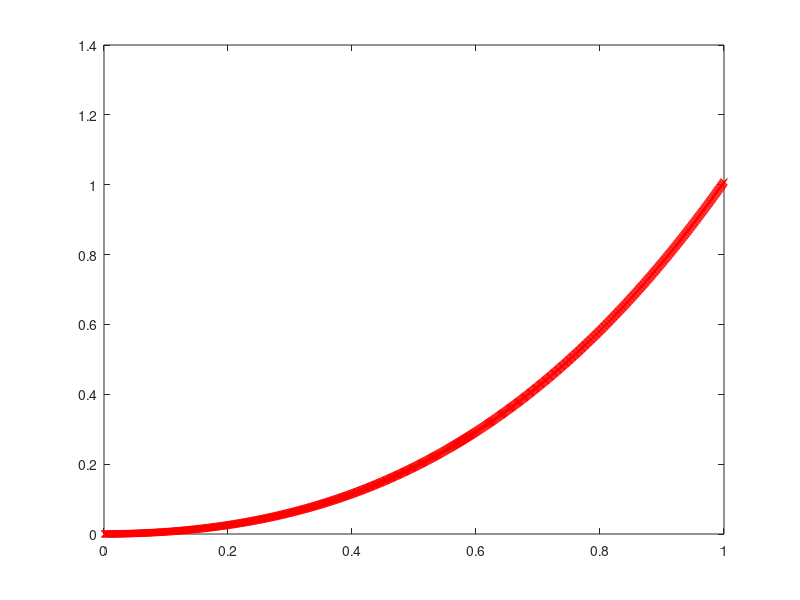

MATLAB code to generate this figure: (Note: this script raises an error after producing the figure.)
clear ; close all; clc





%data%
X=zeros(1000,1);
for num=1:1000
    X(num)=num/1000;


end

Y=(sin(pi*X/200)+X.^2+X.^3)/2;


hold off;
plot(X, Y, 'rx', 'MarkerSize', 5);
X=[X,X.^2,X.^3];
fprintf("plot drawn\n");
pause;
%NN parameters%
input_layer_size = 3;
hidden_layer_size=51;
lables=1;


m = size(X, 1);

Theta1=rand(hidden_layer_size,input_layer_size+1);
Theta2=rand(lables,hidden_layer_size+1);
nn_params = [Theta1(:) ; Theta2(:)];
fprintf("Initialization COmpleted\n");
pause;
%forward Feeding of NN%


fprintf('calculating J\n')

%regularization%
lambda = 1;
J = nnCostFunction(nn_params,input_layer_size,hidden_layer_size, lables,X, Y, lambda)
pause;

%inital parameters



fprintf('\nInitializing Neural Network Parameters ...\n')

initial_Theta1 = randInitializeWeights(input_layer_size,hidden_layer_size)
initial_Theta2 = randInitializeWeights(hidden_layer_size,lables)

% Unroll parameters
initial_nn_params = [initial_Theta1(:) ; initial_Theta2(:)];
J = nnCostFunction(initial_nn_params,input_layer_size,hidden_layer_size, lables,X, Y, lambda)

%check if nn is fine%
%checkNNGradients;

lambda = 3;
%checkNNGradients(lambda);

%NN training
fprintf('\nTraining Neural Network... \n')
iter=4000;

options = optimset('MaxIter', iter);
lambda = 1;


% Create "short hand" for the cost function to be minimized
costFunction = @(p) nnCostFunction(p, ...
                                   input_layer_size, ...
                                   hidden_layer_size, ...
                                   lables, X, Y, lambda);

% Now, costFunction is a function that takes in only one argument (the
% neural network parameters)
[nn_params, cost] = fmincg(costFunction, initial_nn_params, options);

Theta1 = reshape(nn_params(1:hidden_layer_size * (input_layer_size + 1)), ...
                 hidden_layer_size, (input_layer_size + 1));

Theta2 = reshape(nn_params((1 + (hidden_layer_size * (input_layer_size + 1))):end), ...
                 lables, (hidden_layer_size + 1));
pause;

hold on;
X1=zeros(1000,1);
for iter=1:1000
    X1(iter)=iter/1000;
    end
Y1=(sin(pi*X1/200)+X1.^2+X1.^3)/2;

plot(X1,Y1,'rx','MarkerSize',4);
plot(X1,pred([X1,X1.^2,X1.^3],Theta1,Theta2),'b-','MarkerSize',4)